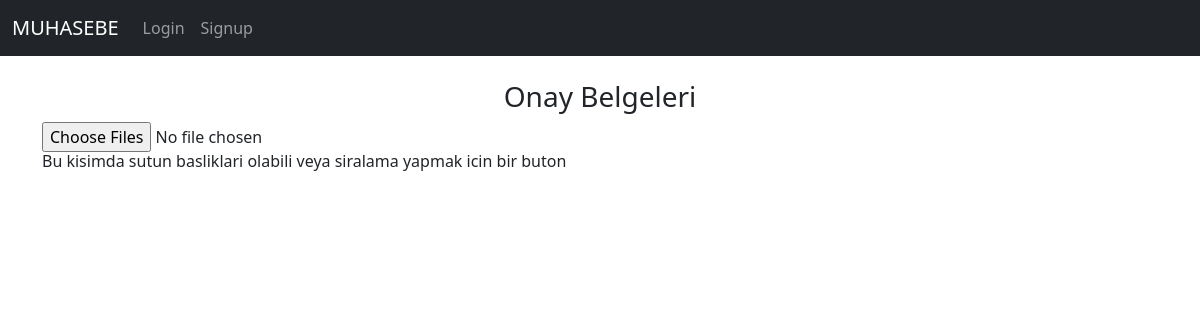
The app's page /onay_list/, older data.
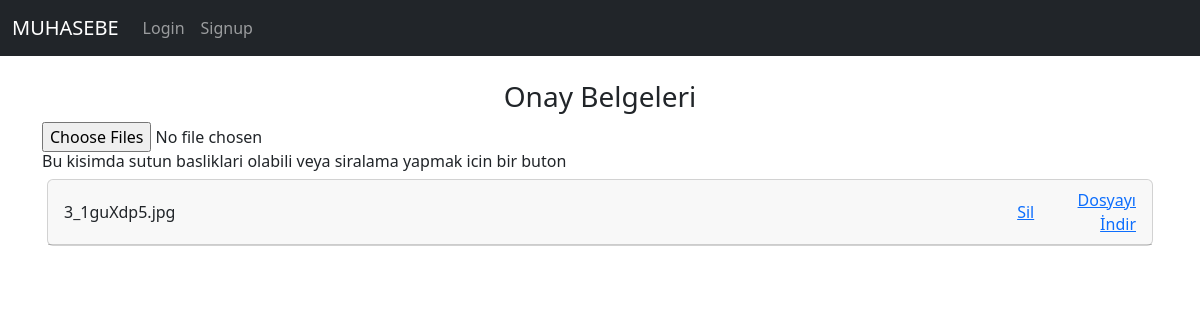
The same page, newer data.
### muhapp/models.py (models this page shows, shortened)
class OnayUploadedModel(models.Model):
    file = models.FileField(upload_to='')
    uploaded_at = models.DateTimeField(auto_now_add=True)

### muhapp/views.py (the view)
# urls.py: path('onay_list/', views.onay_list_view, name='onay_list'),
def onay_list_view(request):
    files = models.OnayUploadedModel.objects.all()  # models.py'deki modele göre
    return render(request, 'muhapp/onaylar.html', {'files': files})

### muhapp/templates/muhapp/onaylar.html (shortened to what this page needs)
{% extends "base.html" %}
{%block content%}
<div class="container">
  <div style="text-align:center;"><h3>Onay Belgeleri</h3></div>
  <form action="/onay_upload/" method="POST" class="dropzone" id="my-awesome-dropzone">
    <div class="fallback">
      <input name="file" type="file" multiple>
    </div>
  <h6>Bu kisimda sutun basliklari olabili veya siralama yapmak icin bir buton</h6>
    {% for file in files %}
    <div class="card" style="margin: 5px;">
      <div class="card-header" style="display: flex; align-items: center; ">
        <div class="" style="width: 90%; "><span class="dosya-label">{{ file.file.name }}</span></div>
        <div class="" style="padding-left:5px; text-align: right;"><a href="{% url 'muhapp:onay_delete' file.id %}">Sil</a></div>
        <div class="" style="padding-left:5px; text-align: right;"><a href="{% url 'muhapp:onay_download' file_id=file.id %}">Dosyayı İndir</a></div>
      </div>
    </div>
    {% endfor %}
</form>
</div>
{%endblock%}

Row changes from the older to the newer data that the page shows:
added OnayUploadedModel: file.name "3_1guXdp5.jpg"
